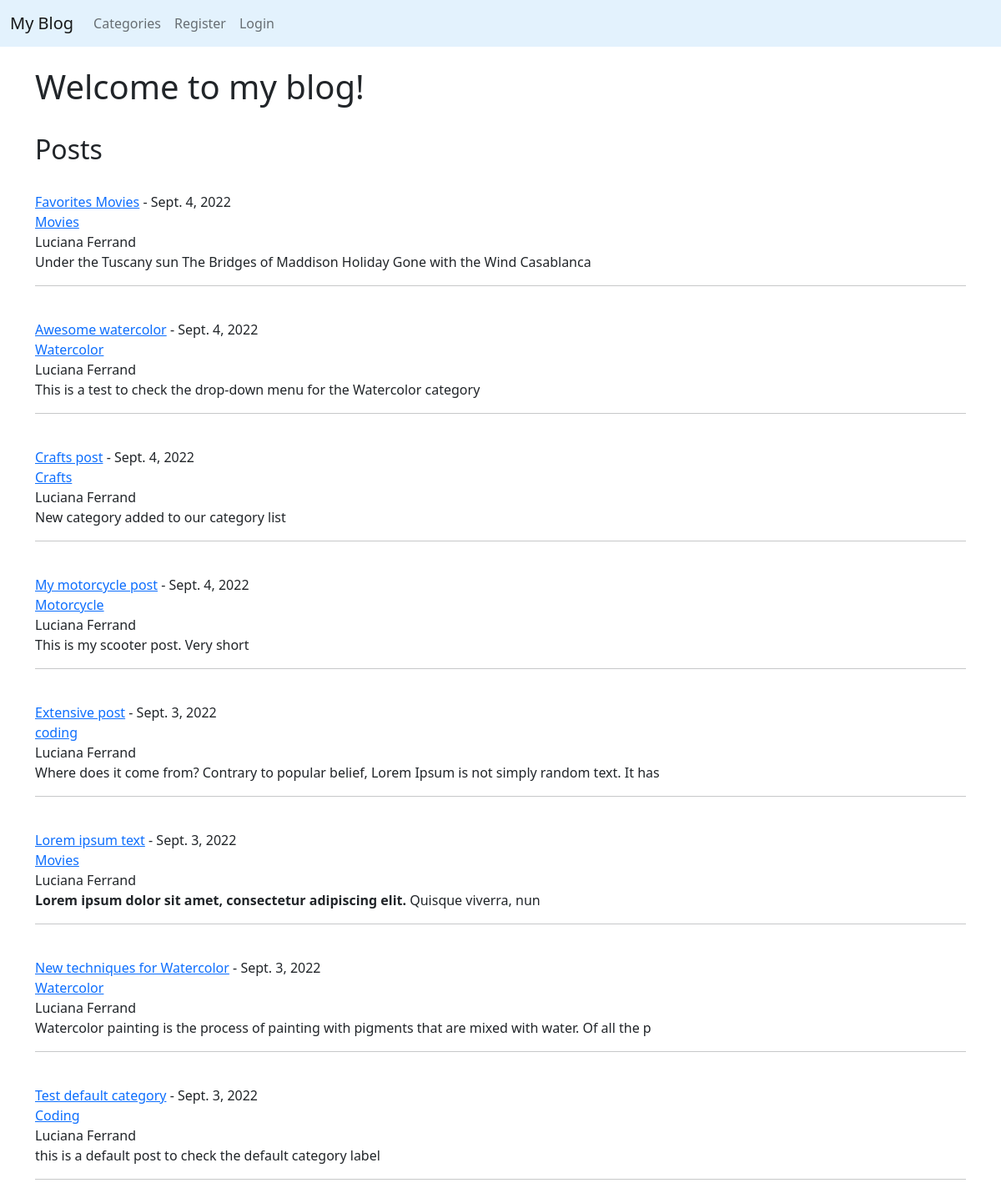
Before: / with the older database file.
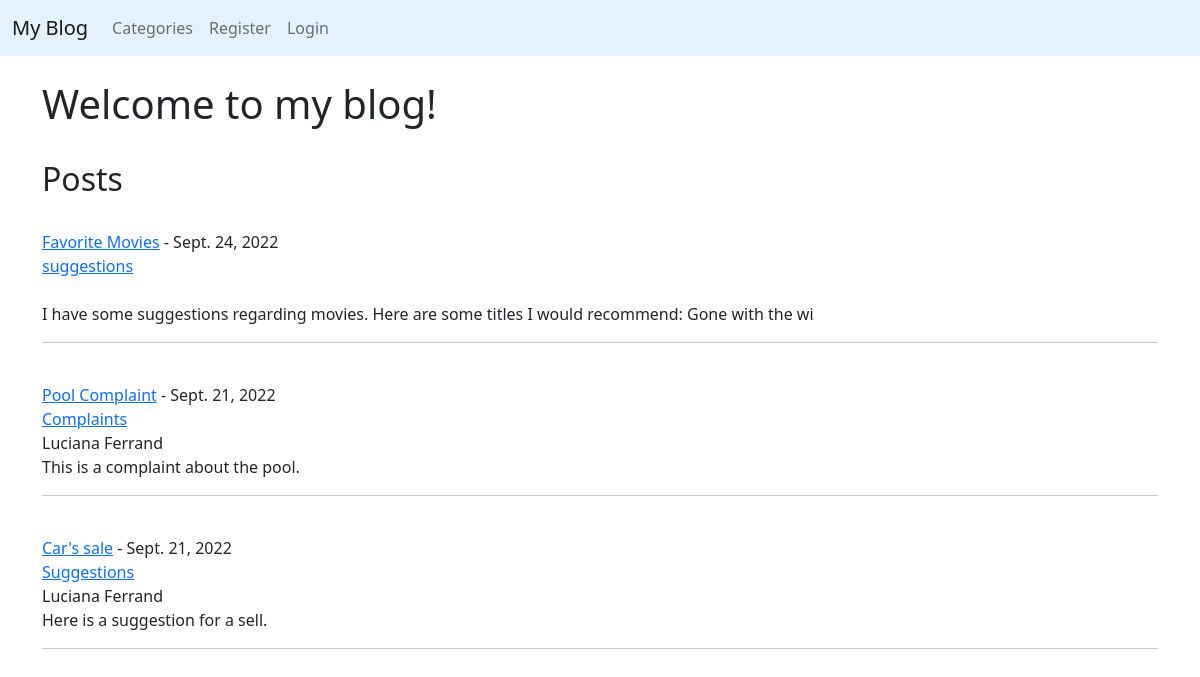
After: the same page with the newer database file.
### myblog/models.py (models this page shows, shortened)
class Post(models.Model):
  title = models.CharField(max_length=255)
  title_tag = models.CharField(max_length=255)
  author = models.ForeignKey(User, on_delete=models.CASCADE)
  body = models.TextField()
  post_date = models.DateField(auto_now_add=True)
  category = models.CharField(max_length=255, default='coding')

### myblog/views.py (the view)
# urls.py: path('', HomeView.as_view(), name="home"),
class HomeView(ListView):
  model = Post
  template_name = "home.html"
  ordering = ['-post_date']
  def get_context_data(self, *arg, **kwargs):
    cat_menu = Category.objects.all()
    context = super(HomeView, self).get_context_data(*arg, **kwargs)
    context["cat_menu"] = cat_menu
    return context

### myblog/templates/home.html (shortened to what this page needs)
{%extends 'base.html'%} {%block content%}
<h1>Welcome to my blog!</h1>
<br />
<h2>Posts</h2>
  {%for post in object_list%}
      <a href="{% url 'article-detail' post.pk %}"> <br /> {{ post.title }}</a> - {{ post.post_date }} <br />
       <a href="{% url 'category' post.category|slugify %}"> {{ post.category }}</a> <br/>
       {{ post.author.first_name }} {{ post.author.last_name }} <br />
       {{ post.body | slice:":100" | safe }} <br/>
      <hr />
  {%endfor%}
</div>
{%endblock%}

### myblog/templates/base.html (shortened to what this page needs)
<!DOCTYPE html>
<html lang="en">
  <head>
    <link
      href="https://cdn.jsdelivr.net/npm/bootstrap@5.2.0/dist/css/bootstrap.min.css"
      rel="stylesheet"
    />
  </head>
  <body>
    <nav class="navbar navbar-expand-lg" style="background-color: #e3f2fd">
      <div class="container-fluid">
        <a class="navbar-brand" href="{% url 'home' %}">My Blog</a>
        <div class="collapse navbar-collapse" id="navbarNavDropdown">
          <ul class="navbar-nav">
            {% if cats_menu %}
              <li class="nav-item dropdown">
                <a
                  class="nav-link dropdown-toggle"
                  href="#"
                  role="button"
                  data-bs-toggle="dropdown"
                  aria-expanded="false"
                >
                  Categories
                </a>
                <ul class="dropdown-menu">
                  {% for post in cats_menu %}
                  <li><a class="dropdown-item" href="{% url 'category' post|slugify %}"></li>{{ post }</a>
                  <br />
                  {%endfor%}
                </ul>
              </li>
            {% else %}
              <li class="nav-item">
                <a class="nav-link" href="{% url 'category-list' %}">Categories</a>
              </li>
            {% endif %} {% if user.is_authenticated %}
            <li class="nav-item">
              <a class="nav-link" href="{% url 'add_post' %}">Add Post</a>
            </li>
            <li class="nav-item">
              <a class="nav-link" href="{% url 'add_category' %}"
                >Add Category</a
              >
            </li>
            <li class="nav-item">
              <a class="nav-link" href="{% url 'logout' %}">Logout</a>
            </li>
            {% else %}
            <li class="nav-item">
              <a class="nav-link" href="{% url 'register' %}">Register</a>
            </li>
            <li class="nav-item">
              <a class="nav-link" href="{% url 'login' %}">Login</a>
            </li>
            {% endif %}
          </ul>
        </div>
      </div>
    </nav>
    <div class="container">
      <br />
      {% block content %} {% endblock %}
  </body>
</html>

Changed rows visible on the page:
removed Post: title "Favorites Movies", post_date "Sept. 4, 2022", category "Movies", author.first_name "Luciana", author.last_name "Ferrand", body "Under the Tuscany sun The Bridges of Maddison Holiday Gone with the Wind Casablanca"
removed Post: title "Awesome watercolor", post_date "Sept. 4, 2022", category "Watercolor", author.first_name "Luciana", author.last_name "Ferrand", body "This is a test to check the drop-down menu for the Watercolor category"
removed Post: title "Crafts post", post_date "Sept. 4, 2022", category "Crafts", author.first_name "Luciana", author.last_name "Ferrand", body "New category added to our category list"
removed Post: title "My motorcycle post", post_date "Sept. 4, 2022", category "Motorcycle", author.first_name "Luciana", author.last_name "Ferrand", body "This is my scooter post. Very short"
removed Post: title "Extensive post", post_date "Sept. 3, 2022", category "coding", author.first_name "Luciana", author.last_name "Ferrand", body "Where does it come from? Contrary to popular belief, Lorem Ipsum is not simply random text. It has"
removed Post: title "Lorem ipsum text", post_date "Sept. 3, 2022", category "Movies", author.first_name "Luciana", author.last_name "Ferrand", body "Lorem ipsum dolor sit amet, consectetur adipiscing elit. Quisque viverra, nun"
removed Post: title "New techniques for Watercolor", post_date "Sept. 3, 2022", category "Watercolor", author.first_name "Luciana", author.last_name "Ferrand", body "Watercolor painting is the process of painting with pigments that are mixed with water. Of all the p"
removed Post: title "Test default category", post_date "Sept. 3, 2022", category "Coding", author.first_name "Luciana", author.last_name "Ferrand", body "this is a default post to check the default category label"
added Post: title "Favorite Movies", post_date "Sept. 24, 2022", category "suggestions", body "I have some suggestions regarding movies. Here are some titles I would recommend: Gone with the wi"
added Post: title "Pool Complaint", post_date "Sept. 21, 2022", category "Complaints", author.first_name "Luciana", author.last_name "Ferrand", body "This is a complaint about the pool."
added Post: title "Car's sale", post_date "Sept. 21, 2022", category "Suggestions", author.first_name "Luciana", author.last_name "Ferrand", body "Here is a suggestion for a sell."
